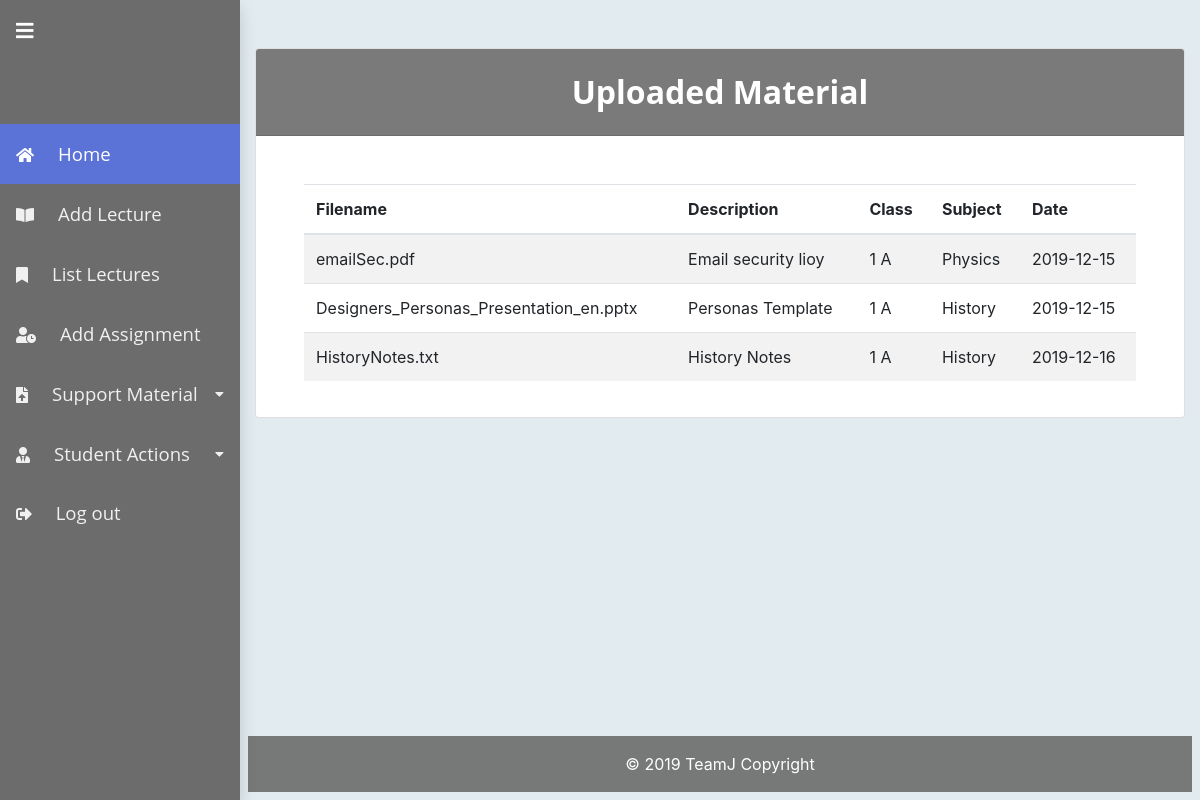
The page /usergroup/teacher/listMaterial.php (signed in) on the database its author committed.
### tables this page shows
CREATE TABLE `UploadedClassDocuments` (
  `ID` int(11) NOT NULL,
  `FileName` varchar(255) NOT NULL,
  `DiskFileName` varchar(255) NOT NULL,
  `SpecificClassID` int(11) NOT NULL,
  `Description` text NOT NULL,
  `Date` timestamp NOT NULL DEFAULT CURRENT_TIMESTAMP,
  `SubjectID` int(11) NOT NULL
);

CREATE TABLE `SpecificClass` (
  `ID` int(11) NOT NULL,
  `YearClassID` int(11) NOT NULL,
  `Section` varchar(5) NOT NULL,
  `UploadedPath` varchar(50) NOT NULL,
  `CoordinatorTeacherID` int(11) NOT NULL
);

CREATE TABLE `Topic` (
  `ID` int(11) NOT NULL,
  `Name` varchar(100) NOT NULL,
  `Description` text NOT NULL
);

### classes/teacher.class.php (called while the page is built, shortened)
<?php
class teacher extends user {
	public function get_uploaded_material() {
		$teacherID = $_SESSION['teacherID'];
		$uploaded = array();
		$conn = $this->connectMySQL();
		$query = "SELECT DISTINCT ucd.ID, FileName, ucd.Description,YearClassID, Section, Topic.Name, Date
			FROM UploadedClassDocuments ucd, TopicTeacherClass ttc, Topic, SpecificClass sc
			WHERE ucd.SpecificClassID=ttc.SpecificClassID
      AND ucd.SubjectID=Topic.ID
      AND ucd.SpecificClassID=sc.ID
			AND TeacherID=?;";
		$sql = $conn->prepare($query);
		$sql->bind_param('i', $teacherID);
		$sql->execute();
		$res = $sql->get_result();
		if ($res > 0) {
			while ($row = $res->fetch_assoc()) {
				array_push($uploaded, $row);
			}
		}
		return $uploaded;
	}
}

### usergroup/teacher/listMaterial.php (the view, shortened to what this page needs)
<?php
$teacher = new teacher();
$content = '<div class="card">
                <h2 class="card-header info-color white-text text-center py-4" style="background-color:rgba(108,108,108,0.9);color:white">
                    Uploaded Material
                </h2>
                <div class="card-body  px-lg-5 pt-0 mt-md-5">
                <form>
  <table class="table table-striped">
    <thead>
      <tr>
        <th scope="col">Filename</th>
        <th scope="col">Description</th>
        <th scope="col">Class</th>
        <th scope="col">Subject</th>
        <th scope="col">Date</th>
      </tr>
    </thead>
    <tbody>';
$uploadedMaterial = $teacher->get_uploaded_material();
foreach ($uploadedMaterial as $i => $row) {
	$content .= '<tr>
        <td>' . $row['FileName'] . '</td>
        <td>' . $row['Description'] . '</td>
        <td>' . $row['YearClassID'] ." ". $row['Section'] .'</td>
        <td>' . $row['Name'] . '</td>
        <td>' . date("Y-m-d", strtotime($row['Date'])) . '</td>
      </tr>';
}
$content .= '
    </tbody>
  </table>
  </form>
  </div>';
?>

### css/timeline.css (style rules this page uses)
*, *:after, *:before { -webkit-box-sizing: border-box; -moz-box-sizing: border-box; box-sizing: border-box; }
h1, h2 { font-family: "Open Sans", sans-serif; font-weight: bold; }

### css/calendar_style.css (style rules this page uses)
*, *:before, *:after { -moz-box-sizing: border-box; -webkit-box-sizing: border-box; box-sizing: border-box; }

### css/style.css (style rules this page uses)
html { height: 100%; }
body { background-color: rgb(225, 235, 240); display: flex; flex-direction: column; height: 100%; }

### css/sidebar.css (style rules this page uses)
body { position: relative; }
@media (min-width: 992px) { body { padding-left: 15rem; } }

### rows shown on the page
uploadedclassdocuments: FileName "emailSec.pdf", Description "Email security lioy", SpecificClassID.YearClassID "1", SpecificClassID.Section "A", topic.Name "Physics", Date "2019-12-15"
uploadedclassdocuments: FileName "Designers_Personas_Presentation_en.pptx", Description "Personas Template", SpecificClassID.YearClassID "1", SpecificClassID.Section "A", topic.Name "History", Date "2019-12-15"
uploadedclassdocuments: FileName "HistoryNotes.txt", Description "History Notes", SpecificClassID.YearClassID "1", SpecificClassID.Section "A", topic.Name "History", Date "2019-12-16"
